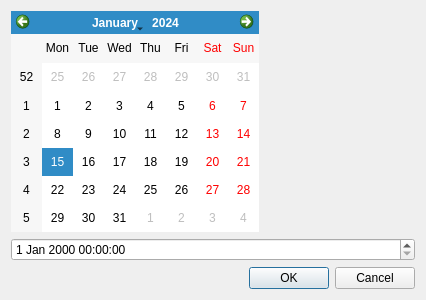
<?xml version="1.0" encoding="UTF-8"?>
<ui version="4.0">
 <class>Dialog</class>
 <widget class="QDialog" name="Dialog">
  <property name="geometry">
   <rect>
    <x>0</x>
    <y>0</y>
    <width>400</width>
    <height>300</height>
   </rect>
  </property>
  <property name="windowTitle">
   <string>Dialog</string>
  </property>
  <layout class="QVBoxLayout" name="verticalLayout">
   <item>
    <layout class="QVBoxLayout" name="verticalLayout_2">
     <item>
      <layout class="QHBoxLayout" name="horizontalLayout">
       <item>
        <widget class="QCalendarWidget" name="calendarWidget"/>
       </item>
       <item>
        <widget class="TimeEditView" name="widget" native="true">
         <property name="minimumSize">
          <size>
           <width>150</width>
           <height>0</height>
          </size>
         </property>
         <property name="font">
          <font>
           <pointsize>25</pointsize>
          </font>
         </property>
        </widget>
       </item>
      </layout>
     </item>
    </layout>
   </item>
   <item>
    <widget class="QDateTimeEdit" name="dateTimeEdit"/>
   </item>
   <item>
    <widget class="QDialogButtonBox" name="buttonBox">
     <property name="orientation">
      <enum>Qt::Horizontal</enum>
     </property>
     <property name="standardButtons">
      <set>QDialogButtonBox::Cancel|QDialogButtonBox::Ok</set>
     </property>
    </widget>
   </item>
  </layout>
 </widget>
 <customwidgets>
  <customwidget>
   <class>TimeEditView</class>
   <extends>QWidget</extends>
   <header>widgets/timeeditview.h</header>
   <container>1</container>
  </customwidget>
 </customwidgets>
 <resources/>
 <connections>
  <connection>
   <sender>buttonBox</sender>
   <signal>accepted()</signal>
   <receiver>Dialog</receiver>
   <slot>accept()</slot>
   <hints>
    <hint type="sourcelabel">
     <x>248</x>
     <y>254</y>
    </hint>
    <hint type="destinationlabel">
     <x>157</x>
     <y>274</y>
    </hint>
   </hints>
  </connection>
  <connection>
   <sender>buttonBox</sender>
   <signal>rejected()</signal>
   <receiver>Dialog</receiver>
   <slot>reject()</slot>
   <hints>
    <hint type="sourcelabel">
     <x>316</x>
     <y>260</y>
    </hint>
    <hint type="destinationlabel">
     <x>286</x>
     <y>274</y>
    </hint>
   </hints>
  </connection>
 </connections>
</ui>
